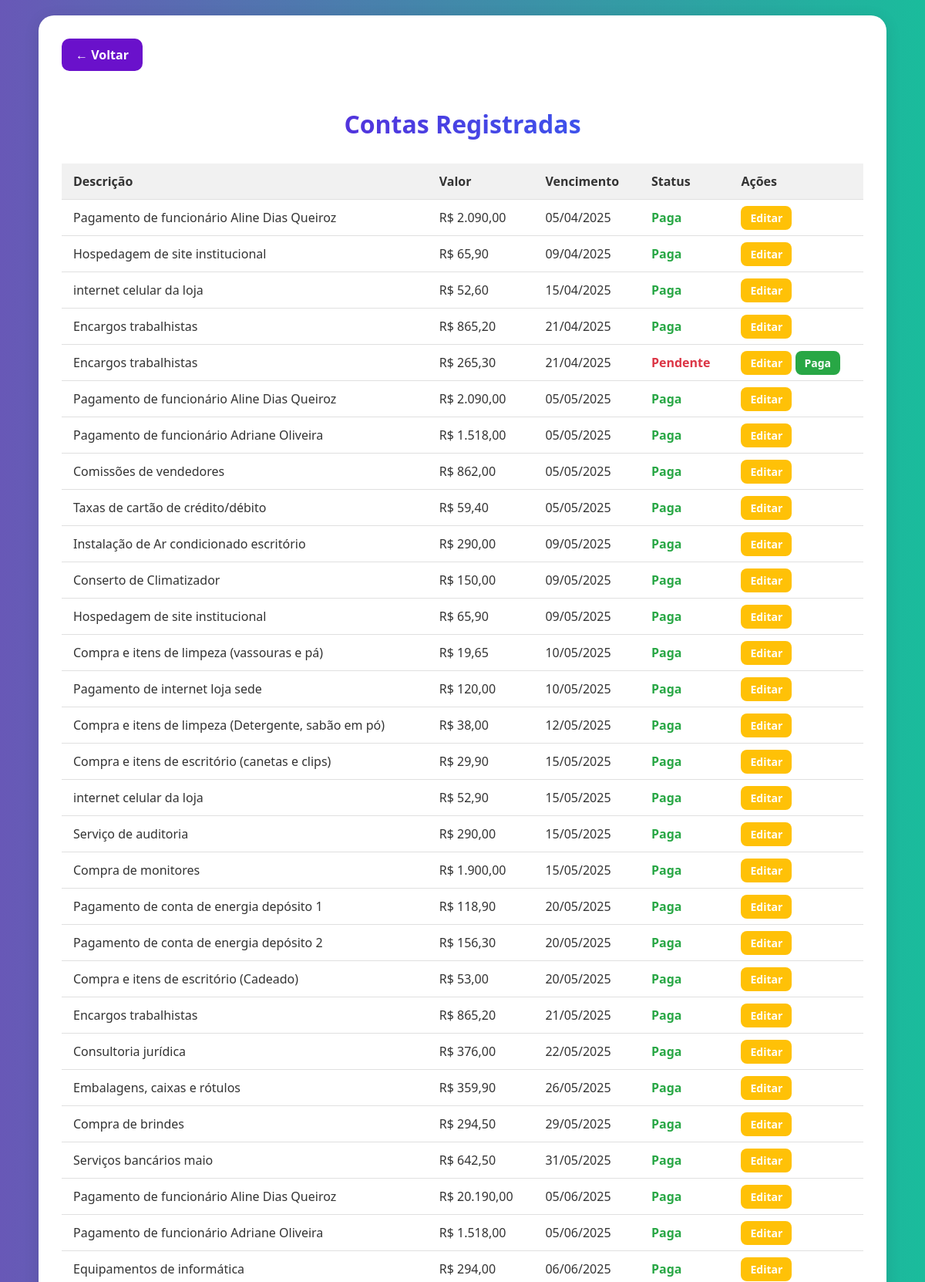
/site_completo/listar_contas.php (upper part), run on the app's committed database.
### tables this page shows
CREATE TABLE `contas_pagar` (
  `id` int(11) NOT NULL,
  `descricao` varchar(255) DEFAULT NULL,
  `valor` decimal(10,2) DEFAULT NULL,
  `data_vencimento` date DEFAULT NULL,
  `data_registro` date DEFAULT NULL,
  `categoria` enum('Fixo','Variável') DEFAULT NULL,
  `subcategoria` enum('Despesas Administrativas','Despesas Operacionais') DEFAULT NULL,
  `status` enum('Pendente','Paga') DEFAULT 'Pendente'
);

### site_completo/listar_contas.php (the view, shortened to what this page needs)
<?php
require_once("conexao.php");
$sql = "SELECT * FROM contas_pagar ORDER BY data_vencimento ASC";
$result = $conn->query($sql);
?>
<!DOCTYPE html>
<html lang="pt-br">
<head>
</head>
<body>
    <div class="container">
        <a href="dashboard_contas_pagar.php" class="botao-voltar">← Voltar</a>
        <h2>Contas Registradas</h2>
        <table>
            <thead>
                <tr>
                    <th>Descrição</th>
                    <th>Valor</th>
                    <th>Vencimento</th>
                    <th>Status</th>
                    <th>Ações</th>
                </tr>
            </thead>
            <tbody>
                <?php while ($row = $result->fetch_assoc()): ?>
                <tr>
                    <td data-label="Descrição"><?= $row['descricao'] ?></td>
                    <td data-label="Valor">R$ <?= number_format($row['valor'], 2, ',', '.') ?></td>
                    <td data-label="Vencimento"><?= date('d/m/Y', strtotime($row['data_vencimento'])) ?></td>
                    <td data-label="Status">
                        <?php if ($row['status'] == 'Paga'): ?>
                            <span class="status-paga">Paga</span>
                        <?php else: ?>
                            <span class="status-pendente">Pendente</span>
                        <?php endif; ?>
                    </td>
                    <td data-label="Ações">
                        <a class="btn editar" href="editar_conta.php?id=<?= $row['id'] ?>">Editar</a>
                        <?php if ($row['status'] == 'Pendente'): ?>
                            <a class="btn pagar" href="marcar_conta_paga.php?id=<?= $row['id'] ?>">Paga</a>
                        <?php endif; ?>
                    </td>
                </tr>
                <?php endwhile; ?>
            </tbody>
        </table>
    </div>
</body>
</html>

### site_completo/listar_contas.php (style rules this page uses)
* { box-sizing: border-box; }
body { font-family: 'Segoe UI', Tahoma, Geneva, Verdana, sans-serif; background: linear-gradient(to right, #6858b7ff, #1abc9c); margin: 0; padding: 20px 30px; color: #333; }
.container { max-width: 1100px; margin: auto; background: white; padding: 30px; border-radius: 20px; box-shadow: 0 4px 20px rgba(0, 0, 0, 0.1); }
h2 { text-align: center; margin-bottom: 30px; background: linear-gradient(to right, #6a11cb, #2575fc); -webkit-background-clip: text; -webkit-text-fill-color: transparent; font-size: 32px; }
.botao-voltar { display: inline-block; background: #6a11cb; color: white; padding: 10px 18px; border-radius: 10px; text-decoration: none; margin-bottom: 20px; font-weight: bold; transition: 0.3s; }
table { width: 100%; border-collapse: collapse; margin-top: 20px; }
th, td { padding: 12px 15px; border-bottom: 1px solid #e0e0e0; text-align: left; }
th { background: #f1f1f1; color: #333; font-weight: 600; }
a.btn { padding: 6px 12px; text-decoration: none; border-radius: 8px; font-size: 14px; font-weight: bold; transition: background 0.3s ease; }
.editar { background: #ffc107; color: #fff; }
.pagar { background: #28a745; color: #fff; }
.status-paga { color: #28a745; font-weight: bold; }
.status-pendente { color: #dc3545; font-weight: bold; }

### data on the page
contas_pagar: descricao "Pagamento de funcionário Aline Dias Queiroz", valor "2.090,00", data_vencimento "05/04/2025", status "Paga"
contas_pagar: descricao "Hospedagem de site institucional", valor "65,90", data_vencimento "09/04/2025", status "Paga"
contas_pagar: descricao "internet celular da loja", valor "52,60", data_vencimento "15/04/2025", status "Paga"
contas_pagar: descricao "Encargos trabalhistas", valor "865,20", data_vencimento "21/04/2025", status "Paga"
contas_pagar: descricao "Encargos trabalhistas", valor "265,30", data_vencimento "21/04/2025", status "Pendente"
contas_pagar: descricao "Pagamento de funcionário Aline Dias Queiroz", valor "2.090,00", data_vencimento "05/05/2025", status "Paga"
contas_pagar: descricao "Pagamento de funcionário Adriane Oliveira", valor "1.518,00", data_vencimento "05/05/2025", status "Paga"
contas_pagar: descricao "Comissões de vendedores", valor "862,00", data_vencimento "05/05/2025", status "Paga"
contas_pagar: descricao "Taxas de cartão de crédito/débito", valor "59,40", data_vencimento "05/05/2025", status "Paga"
contas_pagar: descricao "Instalação de Ar condicionado escritório", valor "290,00", data_vencimento "09/05/2025", status "Paga"
contas_pagar: descricao "Conserto de Climatizador", valor "150,00", data_vencimento "09/05/2025", status "Paga"
contas_pagar: descricao "Hospedagem de site institucional", valor "65,90", data_vencimento "09/05/2025", status "Paga"
contas_pagar: descricao "Compra e itens de limpeza (vassouras e pá)", valor "19,65", data_vencimento "10/05/2025", status "Paga"
contas_pagar: descricao "Pagamento de internet loja sede", valor "120,00", data_vencimento "10/05/2025", status "Paga"
contas_pagar: descricao "Compra e itens de limpeza (Detergente, sabão em pó)", valor "38,00", data_vencimento "12/05/2025", status "Paga"
contas_pagar: descricao "Compra e itens de escritório (canetas e clips)", valor "29,90", data_vencimento "15/05/2025", status "Paga"
contas_pagar: descricao "internet celular da loja", valor "52,90", data_vencimento "15/05/2025", status "Paga"
contas_pagar: descricao "Serviço de auditoria", valor "290,00", data_vencimento "15/05/2025", status "Paga"
contas_pagar: descricao "Compra de monitores", valor "1.900,00", data_vencimento "15/05/2025", status "Paga"
contas_pagar: descricao "Pagamento de conta de energia depósito 1", valor "118,90", data_vencimento "20/05/2025", status "Paga"
contas_pagar: descricao "Pagamento de conta de energia depósito 2", valor "156,30", data_vencimento "20/05/2025", status "Paga"
contas_pagar: descricao "Compra e itens de escritório (Cadeado)", valor "53,00", data_vencimento "20/05/2025", status "Paga"
contas_pagar: descricao "Encargos trabalhistas", valor "865,20", data_vencimento "21/05/2025", status "Paga"
contas_pagar: descricao "Consultoria jurídica", valor "376,00", data_vencimento "22/05/2025", status "Paga"
contas_pagar: descricao "Embalagens, caixas e rótulos", valor "359,90", data_vencimento "26/05/2025", status "Paga"
contas_pagar: descricao "Compra de brindes", valor "294,50", data_vencimento "29/05/2025", status "Paga"
contas_pagar: descricao "Serviços bancários maio", valor "642,50", data_vencimento "31/05/2025", status "Paga"
contas_pagar: descricao "Pagamento de funcionário Aline Dias Queiroz", valor "20.190,00", data_vencimento "05/06/2025", status "Paga"
contas_pagar: descricao "Pagamento de funcionário Adriane Oliveira", valor "1.518,00", data_vencimento "05/06/2025", status "Paga"
contas_pagar: descricao "Equipamentos de informática", valor "294,00", data_vencimento "06/06/2025", status "Paga"
